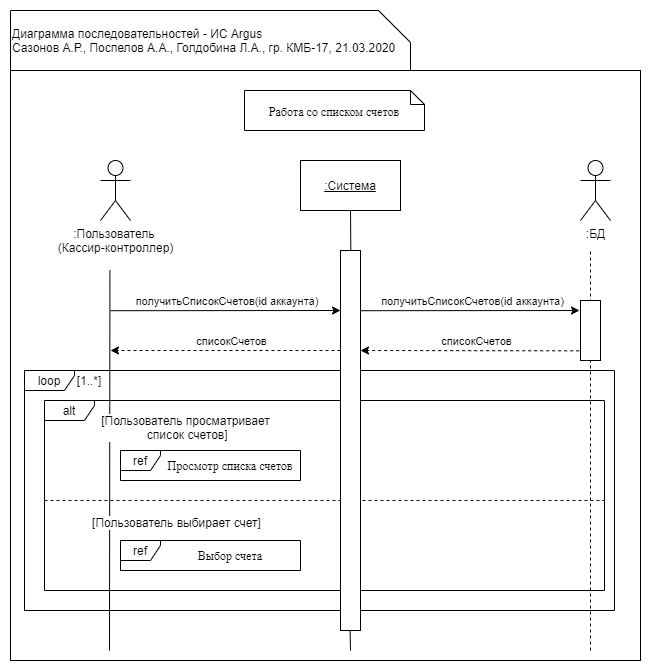
#> input picture img/image2.jpeg, 652 x 671 px
$ python -i text_easyocr.py   (imports and definitions only)
#> lines starting #> are read from the running program, lines starting #| are printed output that depends on the picture
#> further down, picture is the input picture: shape (671, 652, 3); min 0, max 255, mean 245.8
import cv2
import numpy as np
import easyocr

# [1 line that did not run here, left out]

def recognize_text(img: np.ndarray) -> str:
    preproc_img = _preprocessing(img)
    text: list[str] = reader.readtext(preproc_img, detail=0)
    text = ' '.join(text)
    print(f"text: {text}")
    return text

def _sharpen(img: np.ndarray):
    sharpen_filter = np.array([[0, -1, 0], [-1, 5, -1], [0, -1, 0]])
    return cv2.filter2D(img, -1, sharpen_filter)

def _show_image(image, text='image'):
    cv2.imshow(text, image)
    cv2.waitKey(0)
    cv2.destroyAllWindows()

def _preprocessing(image: np.ndarray, sharpenFilter = False, showFlag = False):
#> called with sharpenFilter = False, showFlag = False
    gray_image = cv2.cvtColor(image, cv2.COLOR_BGR2GRAY)
    # gray_image = cv2.GaussianBlur(gray_image, (3, 3), 0)
    sharpen = cv2.GaussianBlur(gray_image, (0, 0), 3)
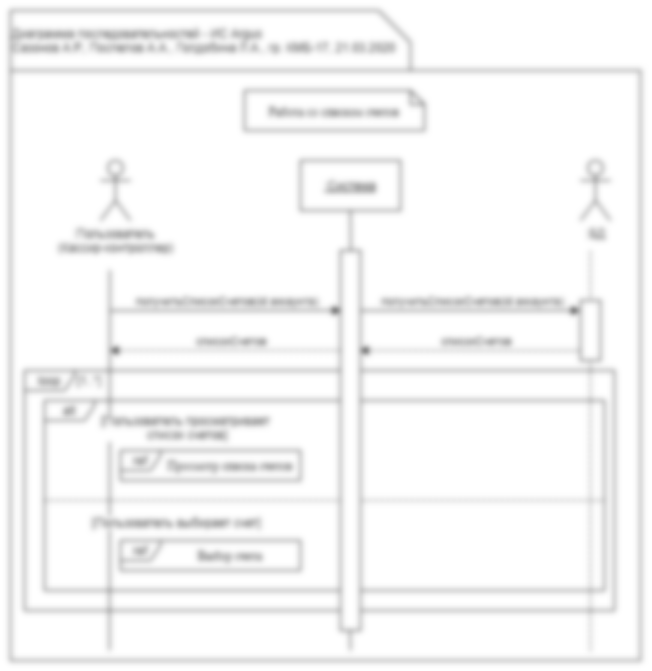
#> sharpen: shape (671, 652); min 138, max 255, mean 245.8
    sharpen = cv2.addWeighted(gray_image, 1, sharpen, -0.5, 0)
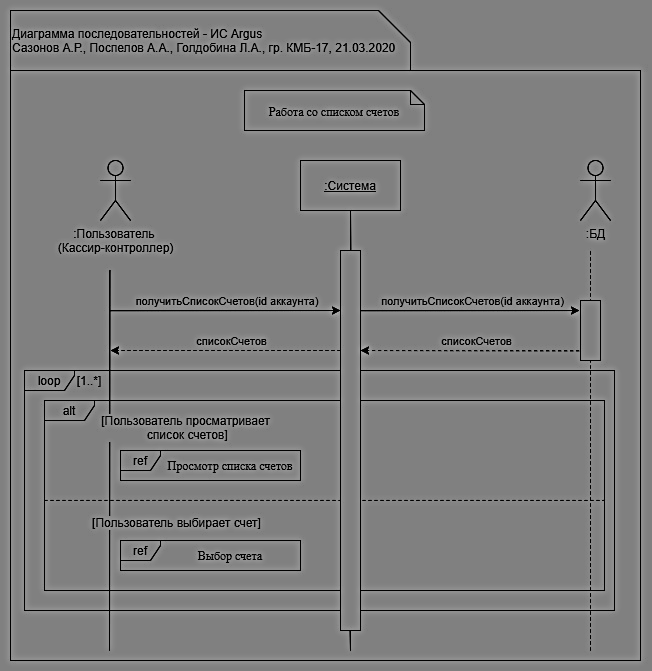
#> sharpen: shape (671, 652); min 0, max 174, mean 126.1

    if sharpenFilter:
        gray_image = _sharpen(sharpen)

    if showFlag:
        _show_image(gray_image, 'res')

    return gray_image

def sub_image(image: np.ndarray, xyxy: tuple):
    x1, y1, x2, y2 = tuple(map(lambda x: int(round(x)), xyxy))
    return image[y1:y2, x1:x2]

>>> import cv2
>>> picture = cv2.imread('../../img/image2.jpeg')
#> (the run stopped early here; a loop or call above may not have finished)

$ run again, on img/КУБ-2.jpeg
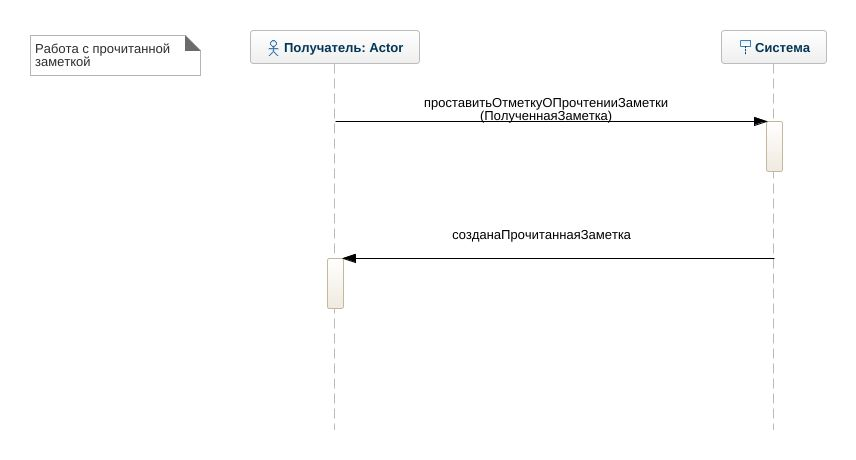
#> input picture img/КУБ-2.jpeg, 856 x 460 px
#> picture is the input picture: shape (460, 856, 3); mean B, G, R 252.1, 252.1, 252.1
#> in _preprocessing, `sharpen = cv2.GaussianBlur(gray_image, (0, 0), 3)`:
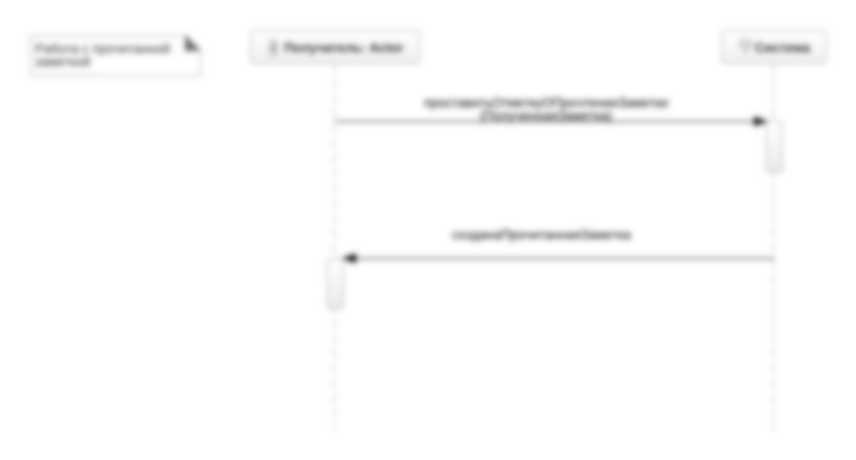
#> sharpen: shape (460, 856); min 91, max 255, mean 252.1
#> in _preprocessing, `sharpen = cv2.addWeighted(gray_image, 1, sharpen, -0.5, 0)`:
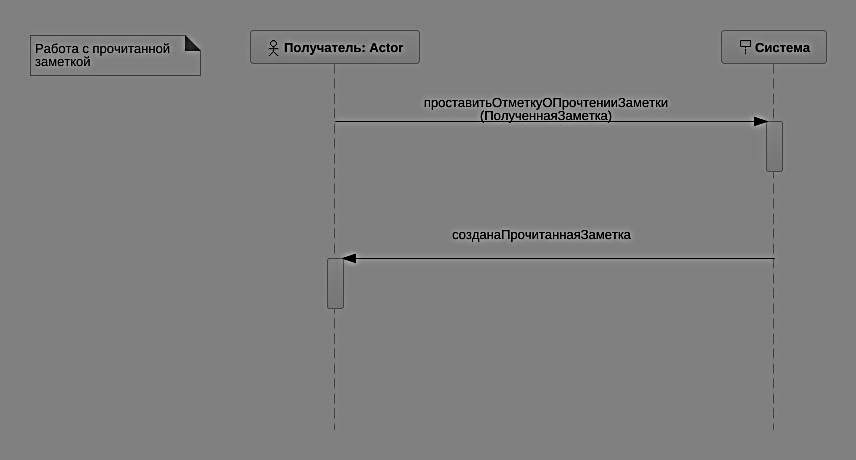
#> sharpen: shape (460, 856); min 0, max 180, mean 127

$ run again, on img/КУБ-3.jpeg
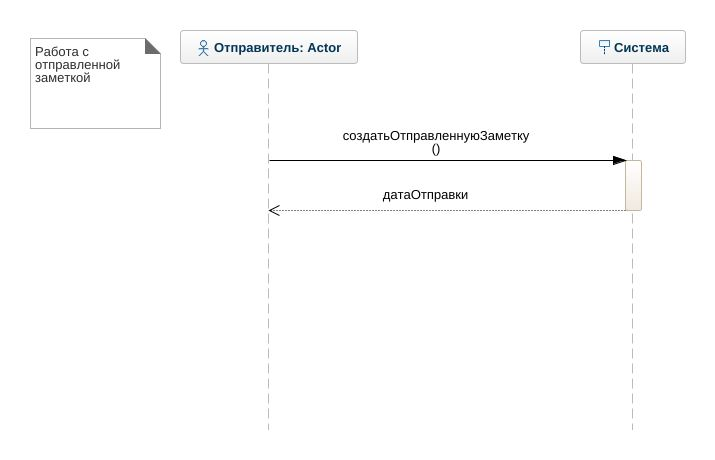
#> input picture img/КУБ-3.jpeg, 715 x 460 px
#> picture is the input picture: shape (460, 715, 3); mean B, G, R 252.5, 252.5, 252.4
#> in _preprocessing, `sharpen = cv2.GaussianBlur(gray_image, (0, 0), 3)`:
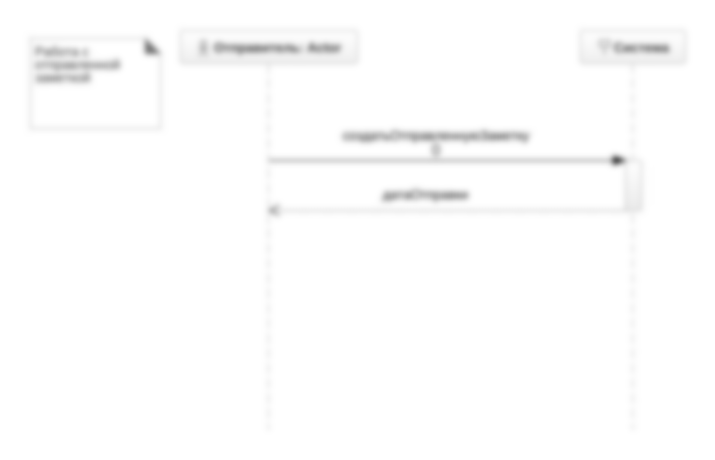
#> sharpen: shape (460, 715); min 96, max 255, mean 252.4
#> in _preprocessing, `sharpen = cv2.addWeighted(gray_image, 1, sharpen, -0.5, 0)`:
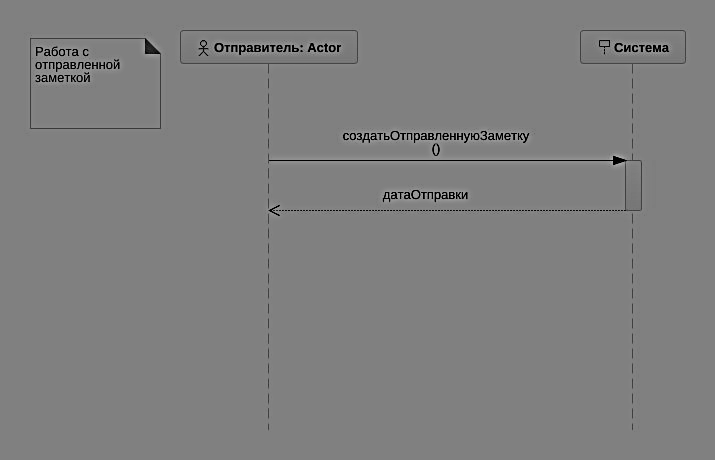
#> sharpen: shape (460, 715); min 0, max 179, mean 127

$ run again, on img/КУБ-4.jpeg
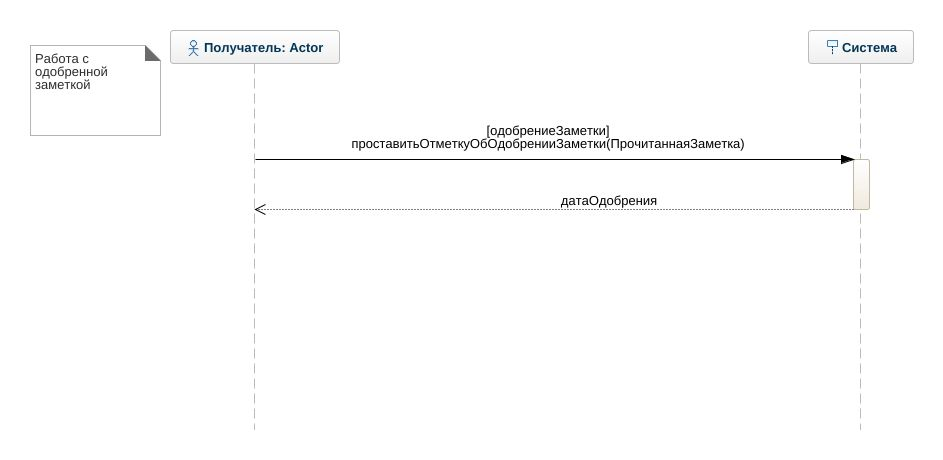
#> input picture img/КУБ-4.jpeg, 943 x 460 px
#> picture is the input picture: shape (460, 943, 3); mean B, G, R 252.3, 252.3, 252.2
#> in _preprocessing, `sharpen = cv2.GaussianBlur(gray_image, (0, 0), 3)`:
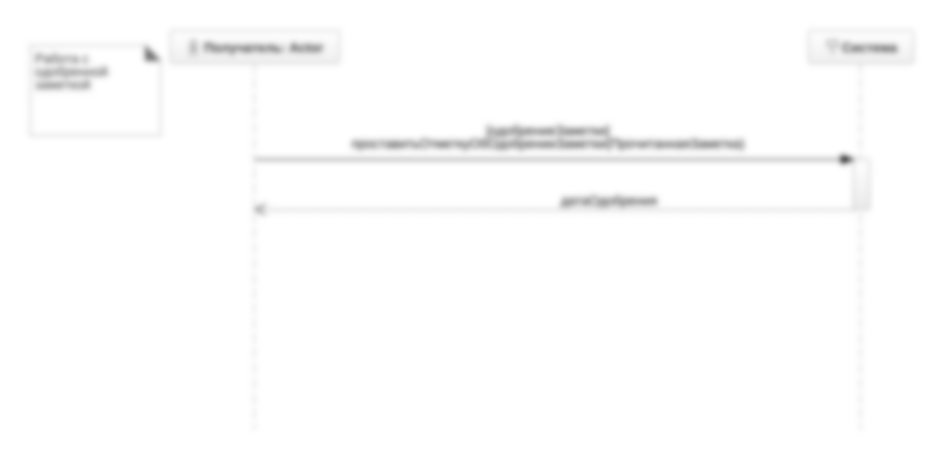
#> sharpen: shape (460, 943); min 96, max 255, mean 252.3
#> in _preprocessing, `sharpen = cv2.addWeighted(gray_image, 1, sharpen, -0.5, 0)`:
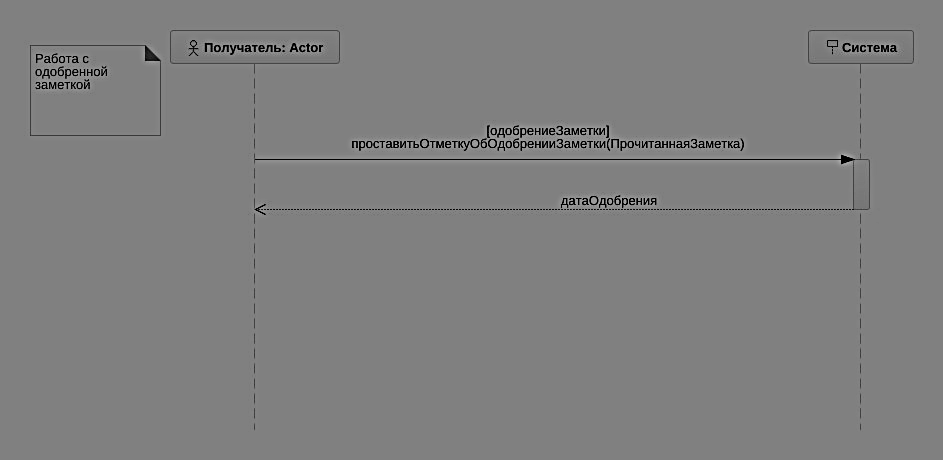
#> sharpen: shape (460, 943); min 0, max 178, mean 127
